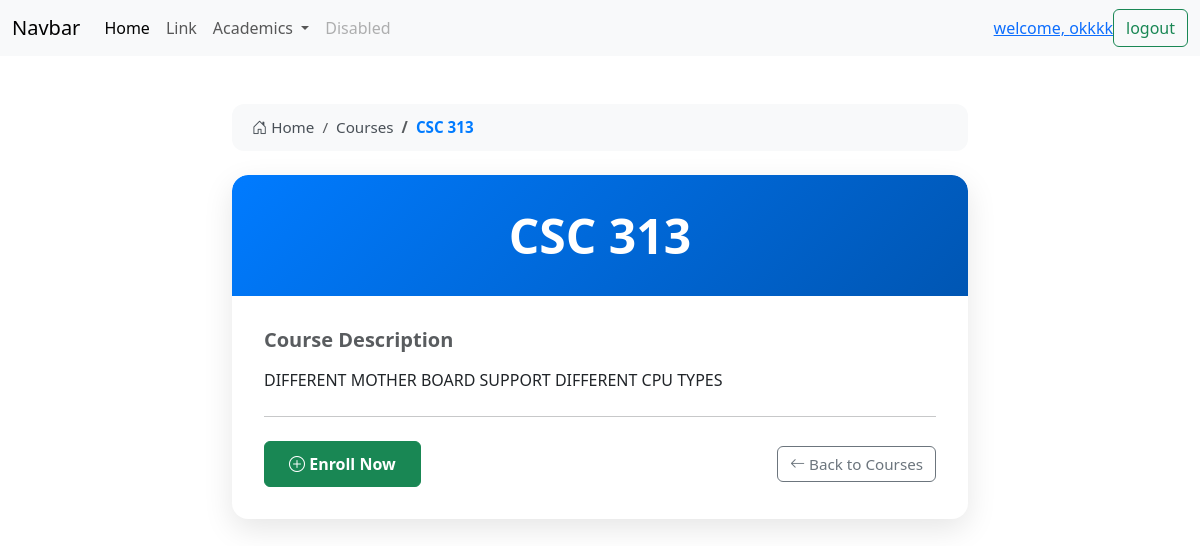
Page /course_description/4/ (signed in) on the committed database.
### Course/models.py (models this page shows, shortened)
class Course(models.Model):
    title = models.CharField(max_length=200)
    description = models.TextField(unique=True)
    student = models.ManyToManyField(Student,related_name='courses')

### Course/views.py (the view)
# urls.py: path('course_description/<int:course_id>/',views.course_description,name='course_description'),
def course_description(request, course_id):
    course = get_object_or_404(Course, id=course_id)
    student = None
    if request.user.is_authenticated:
        student = Student.objects.filter(user=request.user).first()
    context = {
        'course': course,
        'student': student,
    }
    return render(request, 'course_description.html', context)

### Course/templates/course_description.html (shortened to what this page needs)
{% extends 'base.html' %}
{% load static %}
{% block content %}
<!DOCTYPE html>
<html lang="en">
<head>
    <link href="https://cdn.jsdelivr.net/npm/bootstrap@5.3.3/dist/css/bootstrap.min.css" rel="stylesheet">
    <link href="https://cdn.jsdelivr.net/npm/bootstrap-icons@1.11.0/font/bootstrap-icons.css" rel="stylesheet">
</head>
<body>
<div class="container my-5">
    <div class="row justify-content-center">
        <div class="col-lg-8">
            <nav aria-label="breadcrumb">
                <ol class="breadcrumb">
                    <li class="breadcrumb-item">
                        <a href="{% url 'home' %}">
                            <i class="bi bi-house-door"></i> Home
                        </a>
                    </li>
                    <li class="breadcrumb-item">
                        <a href="{% url 'courses' %}">Courses</a>
                    </li>
                    <li class="breadcrumb-item active" aria-current="page">
                        {{ course.title|truncatechars:30 }}
                    </li>
                </ol>
            </nav>
            {% if course %}
                <div class="card course-detail-card">
                    <div class="course-header text-center">
                        <h1 class="display-5 fw-bold mb-0">{{ course.title }}</h1>
                    </div>
                    <div class="card-body course-body">
                        <div class="mb-4">
                            <h5 class="text-muted fw-semibold">Course Description</h5>
                            <p class="lead fs-5">{{ course.description|linebreaks }}</p>
                        </div>
                        <hr class="my-4">
                        <div class="d-flex justify-content-between align-items-center flex-wrap gap-3">
                            <div>
                                {% if student and student in course.student.all %}
                                    <span class="badge bg-success enrolled-badge">
                                        <i class="bi bi-check-circle-fill"></i> You are enrolled
                                    </span>
                                {% elif student %}
                                    <a href="#" class="btn btn-success btn-enroll">
                                        <i class="bi bi-plus-circle"></i> Enroll Now
                                    </a>
                                {% else %}
                                    <small class="text-muted">Login to enroll</small>
                                {% endif %}
                            </div>
                            <a href="{% url 'courses' %}" class="btn btn-outline-secondary back-btn">
                                <i class="bi bi-arrow-left"></i> Back to Courses
                            </a>
                        </div>
                    </div>
                </div>
            {% endif %}
        </div>
    </div>
</div>
</body>
</html>
{% endblock %}

### Course/templates/base.html (shortened to what this page needs)
<!DOCTYPE html>
<html lang="en">
<head>
    <link href="https://cdn.jsdelivr.net/npm/bootstrap@5.3.8/dist/css/bootstrap.min.css" rel="stylesheet">
</head>
<body>
    <nav class="navbar navbar-expand-lg bg-body-tertiary">
    <div class="container-fluid">
        <a class="navbar-brand" href="#">Navbar</a>
        <div class="collapse navbar-collapse" id="navbarSupportedContent">
        <ul class="navbar-nav me-auto mb-2 mb-lg-0">
            <li class="nav-item">
            <a class="nav-link active" aria-current="page" href="{% url 'home' %}">Home</a>
            </li>
            <li class="nav-item">
            <a class="nav-link" href="#">Link</a>
            </li>
            <li class="nav-item dropdown">
            <a class="nav-link dropdown-toggle" href="#" role="button" data-bs-toggle="dropdown" aria-expanded="false">
                Academics
            </a>
            </li>
            <li class="nav-item">
            <a class="nav-link disabled" aria-disabled="true">Disabled</a>
            </li>
        </ul>
         {% if user.is_authenticated %}
         <div>
           <a class="nav-item" href="#">welcome, {{user.username}}</a></div>
        <form class="d-flex" role="search">
            <a href="{% url 'logout' %}" class="btn btn-outline-success">  logout</a>
        </form>
          {% else %}
         <form class="d-flex" role="search">
            <a href="{% url 'login' %}" class="btn btn-outline-success" >  login</a>
        </form>
            {% endif %}
        </div>
    </div>
    </nav>
    {% block content %}
    {% endblock %}
</body>
</html>

### Course/templates/course_description.html (style rules this page uses)
.breadcrumb { background: #f8f9fa; border-radius: 12px; padding: 0.75rem 1.25rem; font-size: 0.95rem; }
.breadcrumb-item a { color: #495057; text-decoration: none; font-weight: 500; }
.breadcrumb-item.active { color: #007bff; font-weight: 600; }
.course-detail-card { border: none; border-radius: 16px; overflow: hidden; box-shadow: 0 10px 30px rgba(0,0,0,0.1); transition: transform 0.3s ease; margin-top: 1.5rem; }
.course-header { background: linear-gradient(135deg, #007bff, #0056b3); color: white; padding: 2rem; border-radius: 16px 16px 0 0; }
.course-body { padding: 2rem; }
.btn-enroll { font-weight: 600; padding: 0.6rem 1.5rem; }
.back-btn { font-size: 0.95rem; }

### rows in the picture
Course: title "CSC 313", description "DIFFERENT MOTHER BOARD SUPPORT DIFFERENT CPU TYPES"

### other values in the picture
{{ user.username }} "okkkk"
